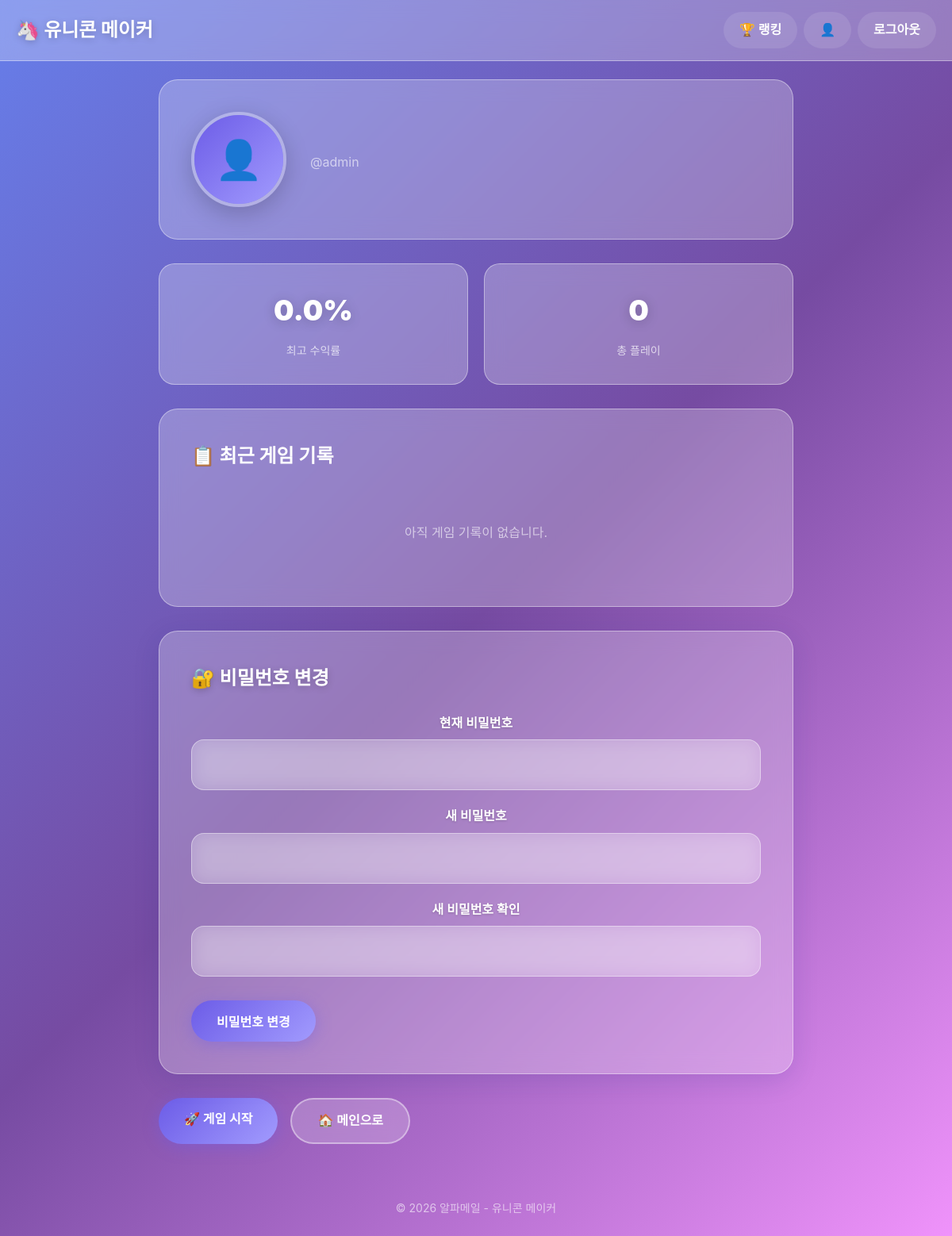
The page /mypage/ (signed in) on the database its author committed.
### game/models.py (models this page shows, shortened)
class User(AbstractUser):
    nickname = models.CharField(
        max_length=20,
        unique=True,
        verbose_name='닉네임'
    )
    img_profile = models.ImageField(
        upload_to='profile/',
        blank=True,
        null=True,
        verbose_name='프로필 이미지'
    )
    best_profit_rate = models.FloatField(
        default=0.0,
        verbose_name='최고 수익률'
    )
    total_games = models.IntegerField(
        default=0,
        verbose_name='총 플레이 횟수'
    )

### game/views.py (the view)
# urls.py: path('mypage/', views.mypage_view, name='mypage'),
@login_required
def mypage_view(request):
    user = request.user
    recent_games = GameSession.objects.filter(
        user=user,
        is_finished=True
    ).order_by('-created_at')[:10]
    context = {
        'user': user,
        'recent_games': recent_games,
    }
    return render(request, 'game/mypage.html', context)

### templates/game/mypage.html (shortened to what this page needs)
{% extends 'game/base.html' %}
{% load number_filters %}
{% block content %}
<div class="mypage">
    <section class="profile-section">
        <div class="profile-image">
            {% if user.img_profile %}
                <img src="{{ user.img_profile.url }}" alt="프로필 이미지">
            {% else %}
                <div class="default-avatar">👤</div>
            {% endif %}
        </div>
        <div class="profile-info">
            <p class="username">@{{ user.username }}</p>
        </div>
    </section>
    <section class="stats-section">
        <div class="stat-item">
            <span class="stat-value">{{ user.best_profit_rate|floatformat:1 }}%</span>
            <span class="stat-label">최고 수익률</span>
        </div>
        <div class="stat-item">
            <span class="stat-value">{{ user.total_games }}</span>
            <span class="stat-label">총 플레이</span>
        </div>
    </section>
    <section class="recent-games">
        <h2>📋 최근 게임 기록</h2>
        {% if recent_games %}
        <table class="games-table">
            <thead>
                <tr>
                    <th>날짜</th>
                    <th>수익률</th>
                    <th>최종 자본</th>
                </tr>
            </thead>
            <tbody>
                {% for game in recent_games %}
                <tr>
                    <td>{{ game.created_at|date:"m/d H:i" }}</td>
                    <td class="{% if game.final_profit_rate >= 0 %}positive{% else %}negative{% endif %}">
                        {{ game.final_profit_rate|floatformat:1 }}%
                    </td>
                    <td>{{ game.current_capital|korean_currency }}</td>
                </tr>
                {% endfor %}
            </tbody>
        </table>
        {% else %}
        <p class="empty-message">아직 게임 기록이 없습니다.</p>
        {% endif %}
    </section>
    <section class="password-section glass-card">
        <h2>🔐 비밀번호 변경</h2>
        <form method="POST" action="{% url 'game:change_password' %}">
            <div class="form-group">
                <label>현재 비밀번호</label>
                <input type="password" name="old_password" required>
            </div>
            <div class="form-group">
                <label>새 비밀번호</label>
                <input type="password" name="new_password1" required>
            </div>
            <div class="form-group">
                <label>새 비밀번호 확인</label>
                <input type="password" name="new_password2" required>
            </div>
            <button type="submit" class="btn btn-primary">비밀번호 변경</button>
        </form>
    </section>
    <div class="btn-group">
        <a href="{% url 'game:game_start' %}" class="btn btn-primary">🚀 게임 시작</a>
        <a href="{% url 'game:main' %}" class="btn btn-secondary">🏠 메인으로</a>
    </div>
</div>
{% endblock %}

### static/css/style.css (style rules this page uses)
:root { --primary-color: #6C5CE7; --primary-light: #A29BFE; --secondary-color: #00CEC9; --success-color: #00B894; --danger-color: #FF7675; --warning-color: #FDCB6E; --text-color: #2D3436; --text-light: #636E72; --white: #FFFFFF; --glass-bg: rgba(255, 255, 255, 0.25); --glass-border: rgba(255, 255, 255, 0.4); --glass-shadow: 0 8px 32px rgba(31, 38, 135, 0.15); --blur: blur(12px); }
* { margin: 0; padding: 0; box-sizing: border-box; }
html { scroll-behavior: smooth; }
body { font-family: 'Pretendard', -apple-system, BlinkMacSystemFont, 'Segoe UI', Roboto, sans-serif; color: var(--text-color); line-height: 1.6; min-height: 100vh; background: linear-gradient(135deg, #667eea 0%, #764ba2 50%, #f093fb 100%); background-attachment: fixed; }
a { text-decoration: none; color: inherit; }
.glass-card { background: var(--glass-bg); backdrop-filter: var(--blur); -webkit-backdrop-filter: var(--blur); border-radius: 24px; border: 1px solid var(--glass-border); box-shadow: var(--glass-shadow); padding: 40px; }
.btn { display: inline-block; padding: 14px 32px; border-radius: 50px; font-size: 16px; font-weight: 700; cursor: pointer; border: none; transition: all 0.3s ease; text-align: center; }
.btn-primary { background: linear-gradient(135deg, var(--primary-color), var(--primary-light)); color: var(--white); box-shadow: 0 4px 20px rgba(108, 92, 231, 0.4); }
.btn-secondary { background: rgba(255,255,255,0.2); color: var(--white); border: 2px solid rgba(255,255,255,0.4); backdrop-filter: var(--blur); }
.btn-group { display: flex; gap: 16px; margin-top: 24px; flex-wrap: wrap; }
.form-group { text-align: center; margin-bottom: 20px; }
.form-group label { display: block; margin-bottom: 8px; font-weight: 600; color: var(--white); text-shadow: 0 1px 3px rgba(0,0,0,0.2); }
.form-group input, .form-group select, .form-group textarea { width: 100%; padding: 14px 20px; border: 1px solid var(--glass-border); border-radius: 16px; font-size: 30px; text-align: center; font-weight: 600; background: rgba(255,255,255,0.2); backdrop-filter: var(--blur); color: var(--text-color); transition: all 0.3s ease; }
.form-group input::placeholder { color: rgba(45, 52, 54, 0.5); }
.empty-message { text-align: center; color: rgba(255,255,255,0.6); padding: 40px; font-size: 16px; }
.mypage { max-width: 800px; margin: 0 auto; }
.profile-section { display: flex; align-items: center; gap: 30px; background: var(--glass-bg); backdrop-filter: var(--blur); border-radius: 24px; border: 1px solid var(--glass-border); padding: 40px; margin-bottom: 30px; }
.profile-image { width: 120px; height: 120px; border-radius: 50%; overflow: hidden; border: 4px solid rgba(255,255,255,0.3); box-shadow: 0 8px 30px rgba(0,0,0,0.2); }
.default-avatar { width: 100%; height: 100%; display: flex; align-items: center; justify-content: center; background: linear-gradient(135deg, var(--primary-color), var(--primary-light)); font-size: 48px; }
.profile-info .username { color: rgba(255,255,255,0.6); font-size: 16px; }
.stats-section { display: flex; gap: 20px; margin-bottom: 30px; }
.stat-item { flex: 1; background: var(--glass-bg); backdrop-filter: var(--blur); border-radius: 20px; border: 1px solid var(--glass-border); padding: 30px; text-align: center; }
.stat-value { display: block; font-size: 36px; font-weight: 900; color: var(--white); text-shadow: 0 2px 15px rgba(0,0,0,0.2); margin-bottom: 8px; }
.stat-label { color: rgba(255,255,255,0.7); font-size: 14px; }
.recent-games { background: var(--glass-bg); backdrop-filter: var(--blur); border-radius: 24px; border: 1px solid var(--glass-border); padding: 40px; margin-bottom: 30px; }
.recent-games h2 { color: var(--white); margin-bottom: 24px; }
.password-section { background: var(--glass-bg); backdrop-filter: var(--blur); border-radius: 24px; border: 1px solid var(--glass-border); padding: 40px; margin-bottom: 30px; }
.password-section h2 { color: var(--white); margin-bottom: 24px; text-shadow: 0 2px 10px rgba(0,0,0,0.2); }
.password-section .btn-primary { margin-top: 10px; }

### rows shown on the page
User: username "admin", best_profit_rate "0.0", total_games "0"
